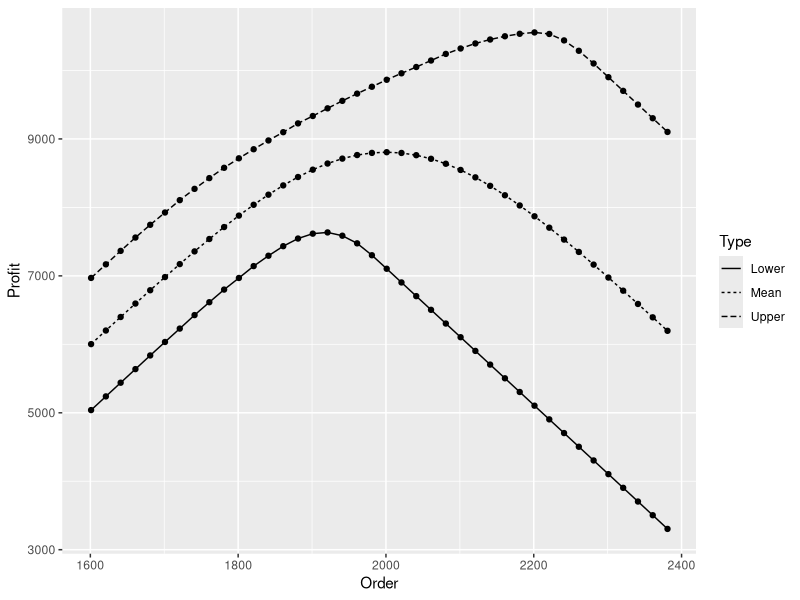
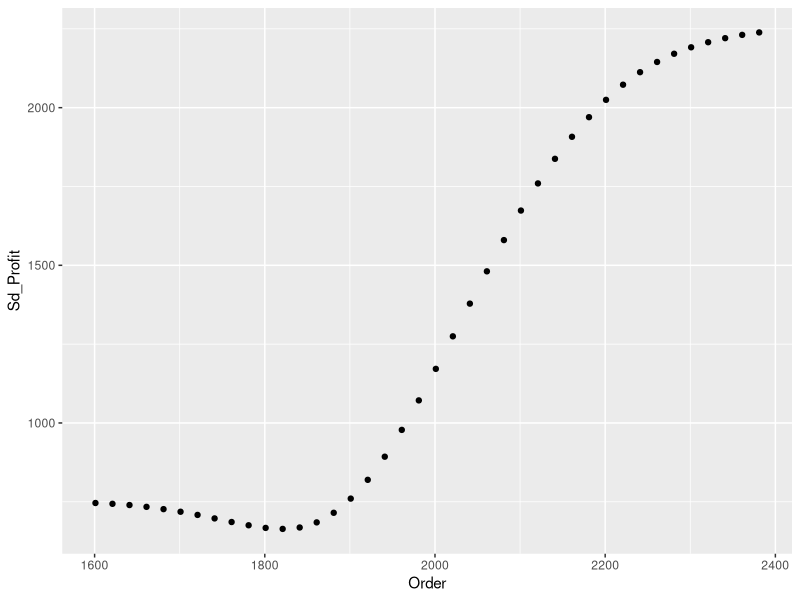
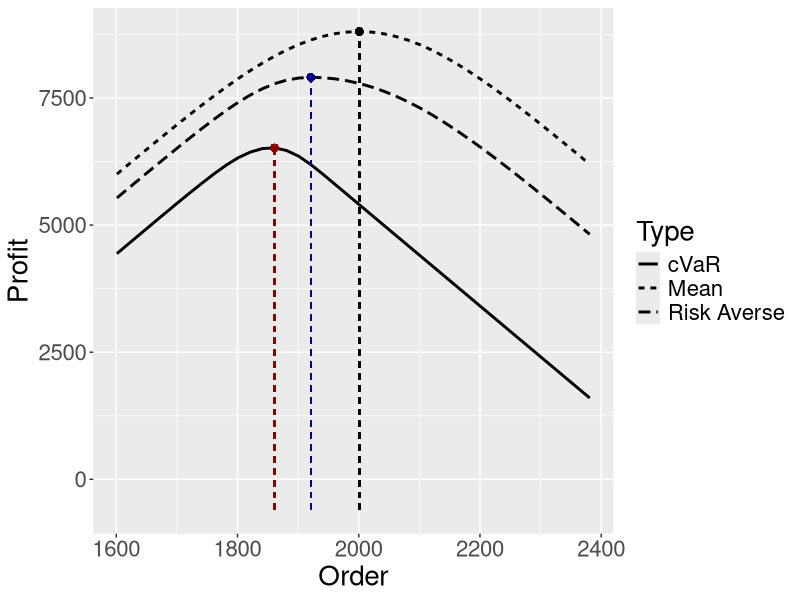
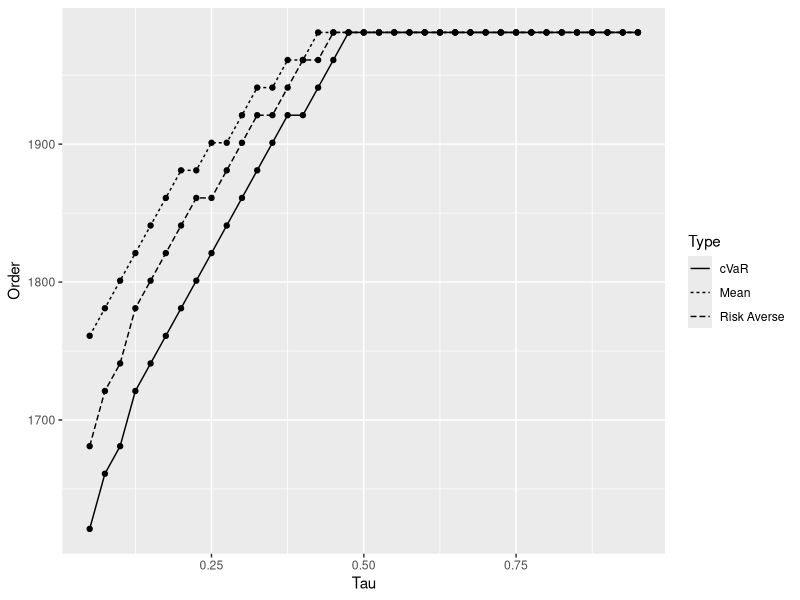
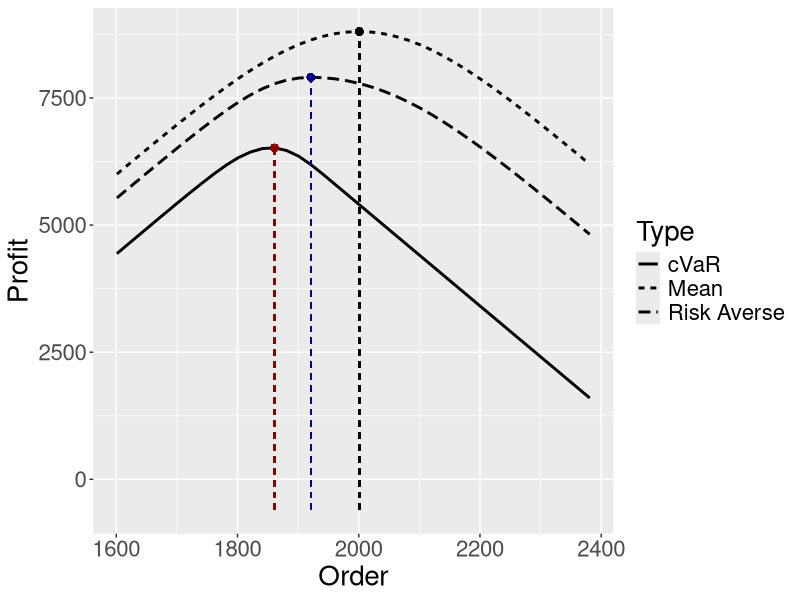

Write the R code that produced these figures, in order.
library(ggplot2)

r<-10
c<-5
v<-5
g<-5
U<-r-c+g
W<-r-c
E<-c+v
nvp<-function(order,demand){
  profit<-(order>=demand)*((r+v)*demand-(c+v)*order)+(order<demand)*((r-c+g)*order-g*demand)
  return(profit)
}

demand<-sort(rnorm(10000,2000,150))

Q<-seq(1601,2400,20)

Profit<-matrix(nrow = 10000, ncol = 40)

for (i in 1:10000) {
  for (j in 1:40){
    Profit[i,j]<-nvp(Q[j],demand[i])
  }
}


Mean_Profit<-colMeans(Profit)
Sd_Profit<-apply(Profit,sd,MARGIN=2)

lowerquantile<-function(x){
  return(quantile(x,probs = 0.1))
}
Lower_Profit<-apply(Profit,lowerquantile,MARGIN=2)

upperquantile<-function(x){
  return(quantile(x,probs = 0.9))
}
Upper_Profit<-apply(Profit,upperquantile,MARGIN=2)

qProfit<-data.frame(Order=rep(Q,3), Type=rep(c('Mean','Lower','Upper'),each=40), 
                 Profit=c(Mean_Profit,Lower_Profit,Upper_Profit))

ggplot(data=qProfit, aes(x=Order, y=Profit, group=Type)) +
  geom_line(aes(linetype=Type))+
  geom_point()

sProfit<-data.frame(Order=Q, Sd=Sd_Profit)
ggplot(data=sProfit, aes(x=Order,y=Sd_Profit))+
  geom_point()

cVaR<-function(x){
  quantil<-quantile(x,probs = 0.05)
  return(sum(x*(x<quantil))/sum(x<quantil))
}
cVaR_Profit<-apply(Profit,cVaR,MARGIN=2)


Risk_Profit<-data.frame(Order=rep(Q,3), Type=rep(c('Mean','Risk Averse','cVaR'),each=40), 
                        Profit=c(Mean_Profit,0.7*Mean_Profit+0.3*cVaR_Profit,cVaR_Profit))

ggplot(data=Risk_Profit, aes(x=Order, y=Profit, group=Type)) +
  geom_line(aes(linetype=Type),size=1)+
  geom_point(aes(x = Q[which.max(cVaR_Profit)],y = max(cVaR_Profit)),size=2,color = 'darkred')+
  geom_segment(aes(x = Q[which.max(cVaR_Profit)], y = -600, xend = Q[which.max(cVaR_Profit)], 
                   yend = max(cVaR_Profit)),linetype="dashed", color = 'darkred')+
  geom_point(aes(x = Q[which.max(0.7*Mean_Profit+0.3*cVaR_Profit)],
                 y = max(0.7*Mean_Profit+0.3*cVaR_Profit)),size=2,color = 'darkblue')+
  geom_segment(aes(x = Q[which.max(0.7*Mean_Profit+0.3*cVaR_Profit)], y = -600, 
                   xend = Q[which.max(0.7*Mean_Profit+0.3*cVaR_Profit)], 
                   yend = max(0.7*Mean_Profit+0.3*cVaR_Profit)),linetype="dashed", color = 'darkblue')+
  geom_point(aes(x = Q[which.max(Mean_Profit)],y = max(Mean_Profit)),size=2)+
  geom_segment(aes(x = Q[which.max(Mean_Profit)], y = -600, xend = Q[which.max(Mean_Profit)], 
                   yend = max(Mean_Profit)),linetype="dashed")+
  theme(text = element_text(size = 20))

ggsave("mean-cvar.pdf", width = 8, height = 4)
########################

range_c_u<-seq(0.5,9.5,0.25)
range_c_o<-rev(seq(0.5,9.5,0.25))
quan<-range_c_u/(range_c_u+range_c_o)

newnvp<-function(d,x,c_u,c_o){
  P<-1000-(d>=x)*c_u*(d-x)-(d<x)*c_o*(x-d)
  return(P)
}

Opt_record<-matrix(nrow = 37, ncol = 3)

for (k in 1:37){
  Profit<-matrix(nrow = 10000, ncol = 20)
  for (i in 1:10000) {
    for (j in 1:20){
      Profit[i,j]<-newnvp(demand[i],Q[j],range_c_u[k],range_c_o[k])
    }
  }
  Mean_Profit<-colMeans(Profit)
  Sd_Profit<-apply(Profit,sd,MARGIN=2)
  cVaR_Profit<-apply(Profit,cVaR,MARGIN=2)
  Opt_record[k,1]<-Q[which.max(Mean_Profit)]
  Opt_record[k,2]<-Q[which.max(Mean_Profit-0.8*Sd_Profit)]
  Opt_record[k,3]<-Q[which.max(cVaR_Profit)]
}

Tau_Profit<-data.frame(Tau=rep(quan,3), Type=rep(c('Mean','Risk Averse','cVaR'),each=37), 
                        Order=c(Opt_record[,1],Opt_record[,2],Opt_record[,3]))

ggplot(data=Tau_Profit, aes(x=Tau, y=Order, group=Type)) +
  geom_line(aes(linetype=Type))+
  geom_point()
